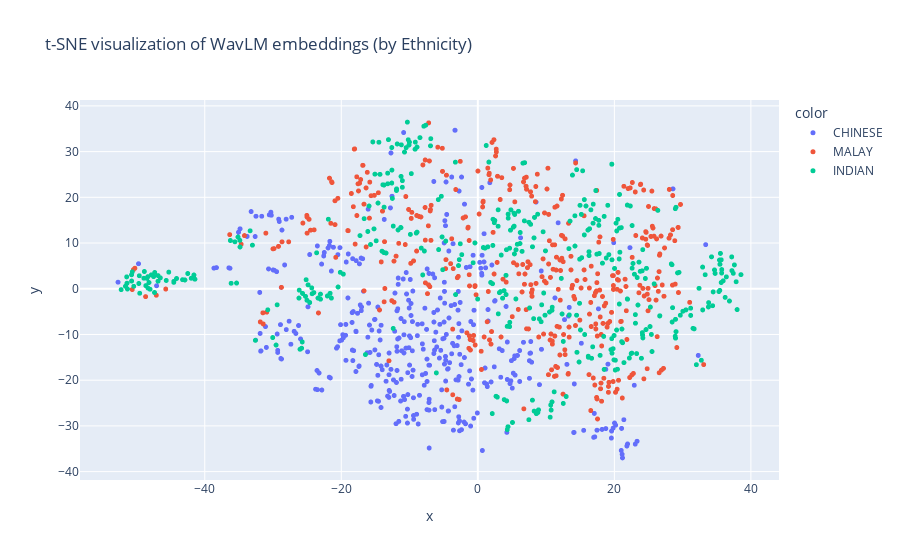

Write notebook code for a chart like this one.
### Code cell
tsne = TSNE(n_components=2, random_state=42)
X_tsne = tsne.fit_transform(np.vstack(df['embeddings']))

fig = px.scatter(
    x=X_tsne[:, 0],
    y=X_tsne[:, 1],
    color=df['ethnicity'],
    title="t-SNE visualization of WavLM embeddings (by Ethnicity)"
)
fig.update_traces(marker=dict(size=5))
fig.show()

### Figure 1 — Plotly figure (JSON) as saved in the notebook; plotly's stock layout.template omitted (floating-point values rounded to 4 significant figures; data arrays with more than 128 entries replaced by an {"elided": "..."} marker saying what was removed)
{"data": [{"hovertemplate": "color=CHINESE<br>x=%{x}<br>y=%{y}<extra></extra>", "legendgroup": "CHINESE", "marker": {"color": "#636efa", "size": 5, "symbol": "circle"}, "mode": "markers", "name": "CHINESE", "showlegend": true, "type": "scattergl", "x": {"elided": "400 float values"}, "xaxis": "x", "y": {"elided": "400 float values"}, "yaxis": "y"}, {"hovertemplate": "color=MALAY<br>x=%{x}<br>y=%{y}<extra></extra>", "legendgroup": "MALAY", "marker": {"color": "#EF553B", "size": 5, "symbol": "circle"}, "mode": "markers", "name": "MALAY", "showlegend": true, "type": "scattergl", "x": {"elided": "400 float values"}, "xaxis": "x", "y": {"elided": "400 float values"}, "yaxis": "y"}, {"hovertemplate": "color=INDIAN<br>x=%{x}<br>y=%{y}<extra></extra>", "legendgroup": "INDIAN", "marker": {"color": "#00cc96", "size": 5, "symbol": "circle"}, "mode": "markers", "name": "INDIAN", "showlegend": true, "type": "scattergl", "x": {"elided": "400 float values"}, "xaxis": "x", "y": {"elided": "400 float values"}, "yaxis": "y"}], "layout": {"legend": {"title": {"text": "color"}, "tracegroupgap": 0}, "title": {"text": "t-SNE visualization of WavLM embeddings (by Ethnicity)"}, "xaxis": {"anchor": "y", "domain": [0, 1], "title": {"text": "x"}}, "yaxis": {"anchor": "x", "domain": [0, 1], "title": {"text": "y"}}}}
